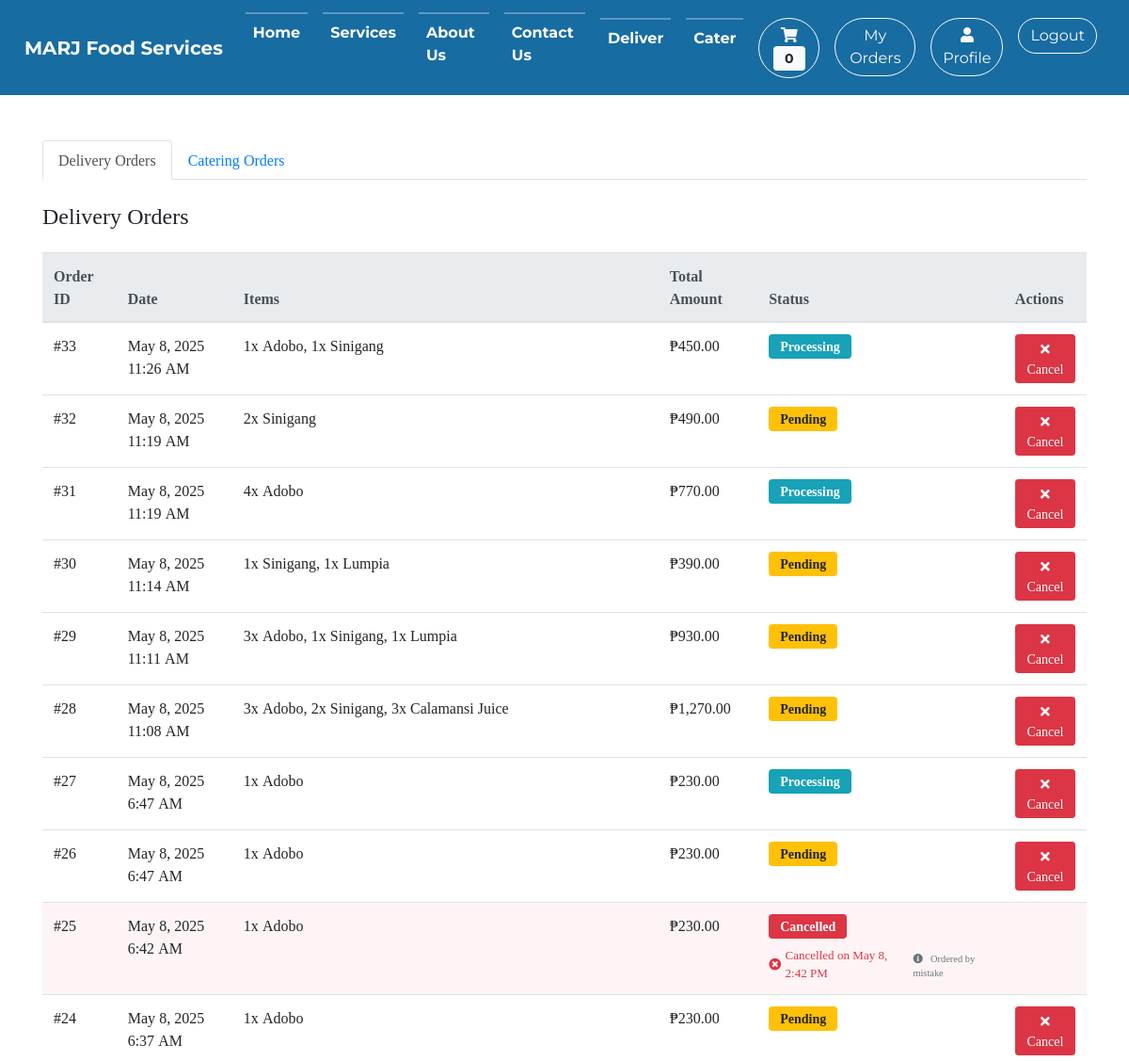
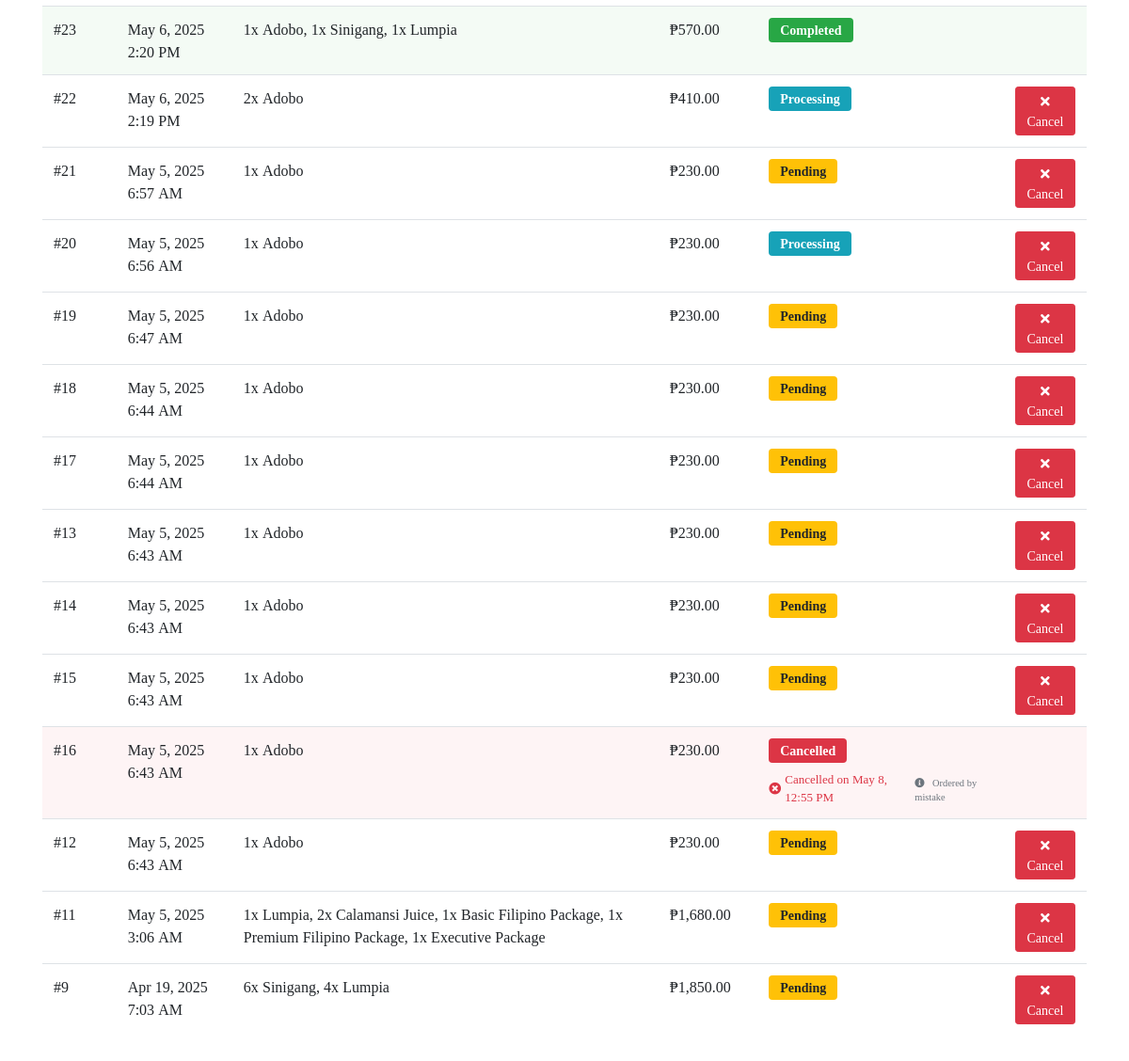
Page /modules/orders.php (signed in) on the committed database (2 pictures, top to bottom).
### tables this page shows
CREATE TABLE IF NOT EXISTS `orders` (
  `order_id` int NOT NULL AUTO_INCREMENT,
  `user_id` int NOT NULL,
  `full_name` varchar(255) NOT NULL,
  `phone` varchar(20) NOT NULL,
  `address` text NOT NULL,
  `notes` text,
  `payment_method` varchar(50) NOT NULL,
  `total_amount` decimal(10,2) NOT NULL,
  `delivery_fee` decimal(10,2) NOT NULL DEFAULT '50.00',
  `scheduled_delivery` datetime DEFAULT NULL,
  `status` varchar(20) NOT NULL DEFAULT 'pending',
  `created_at` timestamp NULL DEFAULT CURRENT_TIMESTAMP,
  `delivery_date` datetime NOT NULL,
  `kitchen_status` enum('pending','in_kitchen','ready_for_delivery','delivering','completed','cancelled') DEFAULT 'pending',
  `cancellation_reason` text,
  `cancelled_at` datetime DEFAULT NULL,
  `delivery_started_at` datetime DEFAULT NULL,
  `delivered_at` datetime DEFAULT NULL,
  `status_notes` text,
  PRIMARY KEY (`order_id`)
);

### modules/orders.php (the view, shortened to what this page needs)
<!DOCTYPE html>
<html lang="en">
    <head>
        <link rel="stylesheet" href="https://maxcdn.bootstrapcdn.com/bootstrap/4.5.2/css/bootstrap.min.css">
        <link rel="stylesheet" href="https://cdnjs.cloudflare.com/ajax/libs/font-awesome/5.15.3/css/all.min.css">
        <link rel="stylesheet" href="<?php echo BASE_URL; ?>/vendor/style1.css">
    </head>
    <body>
        <?php include("navigation.php"); ?>
        <main class="container py-5">
            <ul class="nav nav-tabs mb-4">
                <li class="nav-item">
                    <a class="nav-link active" id="delivery-tab" data-toggle="tab" href="#delivery">Delivery Orders</a>
                </li>
                <li class="nav-item">
                    <a class="nav-link" id="catering-tab" data-toggle="tab" href="#catering">Catering Orders</a>
                </li>
            </ul>
            <div class="tab-content">
                <div class="tab-pane fade show active" id="delivery">
                    <h2 class="h4 mb-4">Delivery Orders</h2>
                    <div class="table-responsive">
                        <table class="table">
                            <thead class="thead-light">
                                <tr>
                                    <th>Order ID</th>
                                    <th>Date</th>
                                    <th>Items</th>
                                    <th>Total Amount</th>
                                    <th>Status</th>
                                    <th>Actions</th>
                                </tr>
                            </thead>
                            <tbody>
                                <?php
                                include("dbconi.php");
                                $query = "SELECT o.*, GROUP_CONCAT(CONCAT(oi.quantity, 'x ', p.prod_name) SEPARATOR ', ') as items
                                         FROM orders o
                                         JOIN order_items oi ON o.order_id = oi.order_id
                                         JOIN products p ON oi.product_id = p.product_id
                                         WHERE o.user_id = ?
                                         GROUP BY o.order_id
                                         ORDER BY o.created_at DESC";
                                $stmt = $dbc->prepare($query);
                                $stmt->bind_param('i', $_SESSION['user_id']);
                                $stmt->execute();
                                $result = $stmt->get_result();
                                if ($result->num_rows > 0) {
                                    while ($row = $result->fetch_assoc()) {
                                        $statusClass = '';
                                        switch($row['status']) {
                                            case 'pending':
                                                $statusClass = 'warning';
                                                break;
                                            case 'processing':
                                            case 'in_kitchen':
                                                $statusClass = 'info';
                                                break;
                                            case 'completed':
                                                $statusClass = 'success';
                                                break;
                                            case 'cancelled':
                                                $statusClass = 'danger';
                                                break;
                                        }
                                        $statusDisplay = str_replace('_', ' ', ucfirst($row['status']));
                                        ?>
                                        <tr class="<?php echo $row['status'] === 'cancelled' ? 'cancelled' : ($row['status'] === 'completed' ? 'completed' : ''); ?>">
                                            <td>#<?php echo $row['order_id']; ?></td>
                                            <td><?php echo date('M j, Y g:i A', strtotime($row['created_at'])); ?></td>
                                            <td><?php echo $row['items']; ?></td>
                                            <td>₱<?php echo number_format($row['total_amount'], 2); ?></td>
                                            <td class="order-status">
                                                <div class="status-info">
                                                    <div class="status-badge">
                                                        <span class="badge badge-<?php echo $statusClass; ?>"><?php echo $statusDisplay; ?></span>
                                                    </div>
                                                    <?php if ($row['status'] === 'delivering' && !empty($row['delivery_started_at'])): ?>
                                                        <div class="status-time text-info">
                                                            <i class="fas fa-truck"></i> Out for delivery since <?php echo date('g:i A', strtotime($row['delivery_started_at'])); ?>
                                                        </div>
                                                    <?php elseif ($row['status'] === 'completed' && !empty($row['delivered_at'])): ?>
                                                        <div class="status-time text-success">
                                                            <i class="fas fa-check-circle"></i> Delivered on <?php echo date('M j, g:i A', strtotime($row['delivered_at'])); ?>
                                                        </div>
                                                    <?php elseif ($row['status'] === 'cancelled' && !empty($row['cancelled_at'])): ?>
                                                        <div class="status-time text-danger">
                                                            <i class="fas fa-times-circle"></i> Cancelled on <?php echo date('M j, g:i A', strtotime($row['cancelled_at'])); ?>
                                                            <?php if (!empty($row['cancellation_reason'])): ?>
                                                                <div class="text-muted small mt-1">
                                                                    <i class="fas fa-info-circle"></i> <?php echo htmlspecialchars($row['cancellation_reason']); ?>
                                                                </div>
                                                            <?php endif; ?>
                                                        </div>
                                                    <?php endif; ?>
                                                </div>
                                            </td>
                                            <td>
                                                <?php if ($row['status'] !== 'delivering' && $row['status'] !== 'completed' && $row['status'] !== 'cancelled'): ?>
                                                    <button class="btn btn-sm btn-danger" onclick="showCancelModal(<?php echo $row['order_id']; ?>)">
                                                        <i class="fas fa-times"></i> Cancel
                                                    </button>
                                                <?php endif; ?>
                                            </td>
                                        </tr>
                                        <?php
                                    }
                                }
                                ?>
                            </tbody>
                        </table>
                    </div>
                </div>
            </div>
        </main>
    </body>
</html>

### modules/navigation.php (shortened to what this page needs)
<header>
    <nav class="navbar navbar-expand-lg">
        <a class="navbar-brand" href="<?php echo BASE_URL; ?>/index.php" aria-label="Home">MARJ Food Services</a>
        <div class="collapse navbar-collapse d-lg-flex justify-content-between" id="navbarNav">
            <ul class="navbar-nav pullDown">
                <li class="nav-item mx-2"><a class="nav-link" href="<?php echo BASE_URL; ?>/index.php#home" aria-label="Home">Home</a></li>
                <li class="nav-item mx-2"><a class="nav-link" href="<?php echo BASE_URL; ?>/index.php#services" aria-label="Services">Services</a></li>
                <li class="nav-item mx-2"><a class="nav-link" href="<?php echo BASE_URL; ?>/index.php#about" aria-label="About Us">About Us</a></li>
                <li class="nav-item mx-2"><a class="nav-link" href="<?php echo BASE_URL; ?>/index.php#contact" aria-label="Contact Us">Contact Us</a></li>
            </ul>
            <div class="navbar-actions d-none d-lg-flex">
                <ul class="navbar-nav pullDown">
                    <li class="nav-item mx-2"><a href="<?php echo BASE_URL; ?>/modules/products.php" class="nav-link" aria-label="Deliver">Deliver</a></li>
                    <li class="nav-item mx-2"><a href="<?php echo BASE_URL; ?>/modules/catering.php" class="nav-link" aria-label="Cater" onclick="checkLogin(event)">Cater</a></li>
                </ul>
                <ul class="navbar-nav">
                    <li class="nav-item mx-2 no-dropdown">
                        <a href="<?php echo BASE_URL; ?>/modules/cart.php" class="btn rounded-pill btn-outline-light" onclick="checkLogin(event)" aria-label="Cart">
                        <i class="fas fa-shopping-cart"></i>
                            <span class="badge badge-light cart-count">0</span>
                        </a>
                    </li>
                    <li class="nav-item mx-2 no-dropdown">
                        <a href="<?php echo BASE_URL; ?>/modules/orders.php" class="btn rounded-pill btn-outline-light" onclick="checkLogin(event)" aria-label="My Orders">My Orders</a>
                    </li>
                    <?php
                    if(isset($_SESSION['loginok'])){
                        echo '<li class="nav-item mx-2 no-dropdown">
                            <a href="' . BASE_URL . '/modules/profile.php" class="btn rounded-pill btn-outline-light" aria-label="Profile">
                                <i class="fas fa-user"></i> Profile
                            </a>
                        </li>
                        <li class="nav-item mx-2 no-dropdown">
                            <button class="btn rounded-pill btn-outline-light" data-toggle="modal" data-target="#logoutModal" aria-label="Logout">Logout</button>
                        </li>';
                    } else {
                        echo '<li class="nav-item mx-2 no-dropdown">
                            <button class="btn rounded-pill btn-outline-light" data-toggle="modal" data-target="#loginModal" aria-label="Login">Login</button>
                        </li>';
                    }
                    ?>
                </ul>
            </div>
        </div>
    </nav>
</header>

### modules/orders.php (style rules this page uses)
.badge { font-size: 0.875rem; padding: 0.375rem 0.75rem; }
.order-status { min-width: 200px; }
.status-info { display: flex; flex-direction: column; gap: 0.5rem; }
.status-time { font-size: 0.813rem; display: flex; align-items: center; gap: 0.25rem; }
.status-time i { width: 16px; }
.status-badge { display: inline-flex; align-items: center; gap: 0.5rem; }
tr.cancelled { background-color: rgba(220, 53, 69, 0.05); }
tr.completed { background-color: rgba(40, 167, 69, 0.05); }
.text-danger .fa-times-circle { color: #dc3545; }
.btn-sm { padding: 0.25rem 0.5rem; font-size: 0.875rem; }

### rows in the picture
orders: order_id "33", created_at "May 8, 2025 11:26 AM", items "1x Adobo, 1x Sinigang", total_amount "450.00", status "Processing"
orders: order_id "32", created_at "May 8, 2025 11:19 AM", items "2x Sinigang", total_amount "490.00", status "Pending"
orders: order_id "31", created_at "May 8, 2025 11:19 AM", items "4x Adobo", total_amount "770.00", status "Processing"
orders: order_id "30", created_at "May 8, 2025 11:14 AM", items "1x Sinigang, 1x Lumpia", total_amount "390.00", status "Pending"
orders: order_id "29", created_at "May 8, 2025 11:11 AM", items "3x Adobo, 1x Sinigang, 1x Lumpia", total_amount "930.00", status "Pending"
orders: order_id "28", created_at "May 8, 2025 11:08 AM", items "3x Adobo, 2x Sinigang, 3x Calamansi Juice", total_amount "1,270.00", status "Pending"
orders: order_id "27", created_at "May 8, 2025 6:47 AM", items "1x Adobo", total_amount "230.00", status "Processing"
orders: order_id "26", created_at "May 8, 2025 6:47 AM", items "1x Adobo", total_amount "230.00", status "Pending"
orders: order_id "25", created_at "May 8, 2025 6:42 AM", items "1x Adobo", total_amount "230.00", status "Cancelled", cancelled_at "May 8, 2:42 PM", cancellation_reason "Ordered by mistake"
orders: order_id "24", created_at "May 8, 2025 6:37 AM", items "1x Adobo", total_amount "230.00", status "Pending"
orders: order_id "23", created_at "May 6, 2025 2:20 PM", items "1x Adobo, 1x Sinigang, 1x Lumpia", total_amount "570.00", status "Completed"
orders: order_id "22", created_at "May 6, 2025 2:19 PM", items "2x Adobo", total_amount "410.00", status "Processing"
orders: order_id "21", created_at "May 5, 2025 6:57 AM", items "1x Adobo", total_amount "230.00", status "Pending"
orders: order_id "20", created_at "May 5, 2025 6:56 AM", items "1x Adobo", total_amount "230.00", status "Processing"
orders: order_id "19", created_at "May 5, 2025 6:47 AM", items "1x Adobo", total_amount "230.00", status "Pending"
orders: order_id "18", created_at "May 5, 2025 6:44 AM", items "1x Adobo", total_amount "230.00", status "Pending"
orders: order_id "17", created_at "May 5, 2025 6:44 AM", items "1x Adobo", total_amount "230.00", status "Pending"
orders: order_id "13", created_at "May 5, 2025 6:43 AM", items "1x Adobo", total_amount "230.00", status "Pending"
orders: order_id "14", created_at "May 5, 2025 6:43 AM", items "1x Adobo", total_amount "230.00", status "Pending"
orders: order_id "15", created_at "May 5, 2025 6:43 AM", items "1x Adobo", total_amount "230.00", status "Pending"
orders: order_id "16", created_at "May 5, 2025 6:43 AM", items "1x Adobo", total_amount "230.00", status "Cancelled", cancelled_at "May 8, 12:55 PM", cancellation_reason "Ordered by mistake"
orders: order_id "12", created_at "May 5, 2025 6:43 AM", items "1x Adobo", total_amount "230.00", status "Pending"
orders: order_id "11", created_at "May 5, 2025 3:06 AM", items "1x Lumpia, 2x Calamansi Juice, 1x Basic Filipino Package, 1x Premium Filipino Package, 1x Executive Package", total_amount "1,680.00", status "Pending"
orders: order_id "9", created_at "Apr 19, 2025 7:03 AM", items "6x Sinigang, 4x Lumpia", total_amount "1,850.00", status "Pending"
